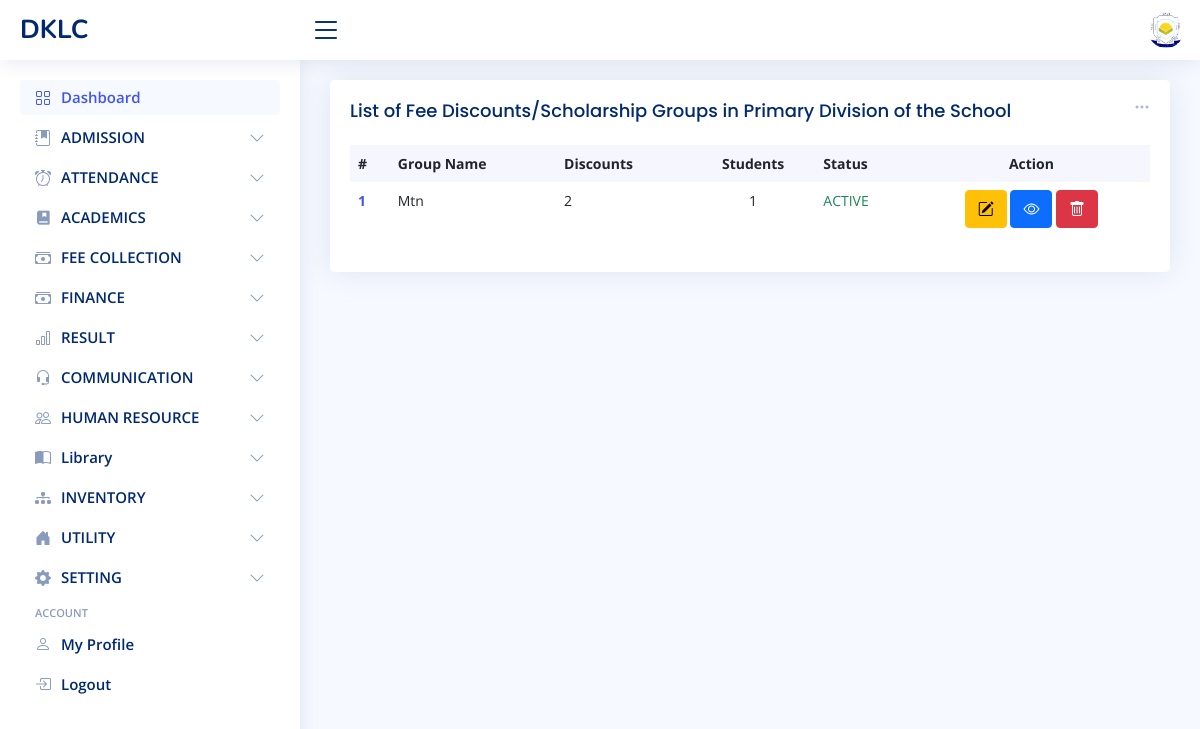
The app's page /finance/fee-discount-group/index (signed in) with its own data.
### school_setting/models.py (models this page shows)
class SchoolGeneralInfoModel(models.Model):
    name = models.CharField(max_length=250)
    short_name = models.CharField(max_length=50)
    website = models.CharField(max_length=200)
    motto = models.CharField(max_length=250)
    SCHOOL_TYPE = (
        ('pri', 'PRIMARY'), ('sec', 'SECONDARY'), ('mix', 'MIXED')
    )
    school_type = models.CharField(max_length=200, choices=SCHOOL_TYPE)
    logo = models.FileField(upload_to='images/logo', blank=True)
    mobile_1 = models.CharField(max_length=20)
    mobile_2 = models.CharField(max_length=20, null=True, blank=True)
    email = models.EmailField()
    address = models.CharField(max_length=255)
    separate_school_section = models.BooleanField(default=True)
    TYPE = (
        ('pri', 'PRIMARY'), ('sec', 'SECONDARY'), ('mix', 'MIXED')
    )
    type = models.CharField(max_length=200, choices=TYPE)
    user = models.ForeignKey(User, on_delete=models.SET_NULL, null=True, blank=True)
    def __str__(self):
        return self.short_name.upper()

### finance/models.py (models this page shows, shortened)
class FeeDiscountGroupModel(models.Model):
    name = models.CharField(max_length=250)
    discounts = models.ManyToManyField(FeeDiscountModel, blank=True)
    students = models.ManyToManyField(StudentsModel, blank=True)
    STATUS = (
        ('active', 'ACTIVE'), ('inactive', 'INACTIVE')
    )
    status = models.CharField(max_length=20, choices=STATUS)
    TYPE = (
        ('pri', 'PRIMARY'), ('sec', 'SECONDARY'), ('mix', 'GENERAL')
    )
    type = models.CharField(max_length=10, choices=TYPE, blank=True, null=True)
    user = models.ForeignKey(User, on_delete=models.RESTRICT, null=True, blank=True)
    updated_by = models.ForeignKey(User, on_delete=models.SET_NULL, null=True, blank=True,
                                   related_name='fee_discount_group_updated_by')
    created_at = models.DateTimeField(auto_now_add=True, blank=True, null=True)
    updated_at = models.DateTimeField(auto_now=True, blank=True, null=True)

### finance/views.py (the view)
# urls.py: path('fee-discount-group/index', FeeDiscountGroupListView.as_view(), name='fee_discount_group_index'),
class FeeDiscountGroupListView(ListView):
    model = FeeDiscountGroupModel
    fields = '__all__'
    template_name = 'finance/fee_discount_group/index.html'
    context_object_name = "fee_discount_group_list"
    def get_queryset(self):
        school_setting = SchoolGeneralInfoModel.objects.first()
        if school_setting.separate_school_section:
            return FeeDiscountGroupModel.objects.filter(type=self.request.user.profile.type)
        else:
            return FeeDiscountGroupModel.objects.all()
    def get_context_data(self, **kwargs):
        context = super().get_context_data(**kwargs)
        school_setting = SchoolGeneralInfoModel.objects.first()
        form_kwargs = {}
        if school_setting.separate_school_section:
            form_kwargs['type'] = self.request.user.profile.type
        context['form'] = FeeDiscountGroupForm(**form_kwargs)
        return context

### admin_dashboard/context_processor.py (called while the page is built)
def school_info(request):
    info = SchoolGeneralInfoModel.objects.first()
    academic_info = None
    if not info:
        return {}
    try:
        user_type = request.user.profile.type
    except AttributeError:
        user_type = None
    if info.separate_school_section and not request.user.is_anonymous:
        academic_info = SchoolAcademicInfoModel.objects.filter(type=user_type).first()
    else:
        academic_info = SchoolAcademicInfoModel.objects.first()
    return {
        'school_info': info,
        'academic_info': academic_info
    }

### finance/models.py (called while the page is built)
    def __str__(self):
        return "{} for {}".format(self.fee_master.fee.name.title(), self.fee_master.group.name.title())

### finance/templates/finance/fee_discount_group/index.html (shortened to what this page needs)
{% extends 'admin_dashboard/layout.html' %}
{% block 'main' %}
{% load static %}
{% load humanize %}
<div class="col-12">
    <div class="card recent-sales overflow-auto">
        <div class="filter">
            <a title="Add Discount Group" class="icon" href="#" data-bs-toggle="dropdown"><i class="bi bi-three-dots"></i></a>
        </div>
        <div class="card-body">
            <h5 class="card-title">List of Fee Discounts/Scholarship Groups
                {% if school_info.separate_school_section and school_info.school_type == 'mix' %}
                    {% if user.profile.type == 'pri' %}
                        in Primary Division of the School
                    {% elif user.profile.type == 'sec' %}
                        in Secondary Division of the School
                    {% elif user.profile.type == 'mix' %}
                        in the School
                    {% endif %}
                {% endif %}
            </h5>
            <table class="table table-borderless datatable">
                <thead>
                <tr>
                    <th scope="col">#</th>
                    <th scope="col">Group Name</th>
                    <th scope="col">Discounts</th>
                    <th scope="col" class="text-center">Students</th>
                    <th scope="col">Status</th>
                    <th scope="col" class="text-center">Action</th>
                </tr>
                </thead>
                <tbody>
                {% if fee_discount_group_list %}
                {% for discount in fee_discount_group_list %}
                <tr>
                    <th scope="row"><a href="#">{{ forloop.counter }}</a></th>
                    <td title="created by {{ discount.user|lower }} at {{ discount.created_at|date }} ">{{ discount.name|title }}</td>
                    <td>{{ discount.discounts.all|length }}</td>
                    <td class="text-center">{{ discount.students.all|length }}</td>
                    <td><span class="text-center {% if discount.status|lower == 'active' %} text-success {% else %} text-danger {% endif %}"> {{discount.status|upper}} </span></td>
                    <td class="text-center">
                        <a href="{% url 'fee_discount_group_edit' discount.id %}" title="Edit Fee Discount" class="btn btn-warning"><i class="bi bi-pencil-square"></i></a>
                        <a href="{% url 'fee_discount_group_detail' discount.id %}" title="Fee Discount Detail" class="btn btn-primary"><i class="bi bi-eye"></i></a>
                        <a href="{% url 'fee_discount_group_delete' discount.id %}" title="Delete Fee Discount" class="btn btn-danger"><i class="bi bi-trash"></i></a>
                    </td>
                </tr>
                {% endfor %}
                {% endif %}
                </tbody>
            </table>
        </div>
    </div>
</div>
{% endblock %}

### admin_dashboard/templates/admin_dashboard/layout.html (shortened to what this page needs)
<!DOCTYPE html>
{% load static %}
<html lang="en">
<head>
  <link href="{% static 'admin_dashboard/vendor/bootstrap/css/bootstrap.min.css' %}" rel="stylesheet">
  <link href="{% static 'admin_dashboard/vendor/bootstrap-icons/bootstrap-icons.css' %}" rel="stylesheet">
  <link href="{% static 'admin_dashboard/vendor/boxicons/css/boxicons.min.css' %}" rel="stylesheet">
  <link href="{% static 'admin_dashboard/vendor/quill/quill.snow.css' %}" rel="stylesheet">
  <link href="{% static 'admin_dashboard/vendor/quill/quill.bubble.css' %}" rel="stylesheet">
  <link href="{% static 'admin_dashboard/vendor/remixicon/remixicon.css' %}" rel="stylesheet">
  <link href="{% static 'admin_dashboard/vendor/simple-datatables/style.css' %}" rel="stylesheet">
  <link href="{% static 'admin_dashboard/styles/style.css' %}" rel="stylesheet">
</head>
<body>
  <header id="header" class="header non-printable fixed-top d-flex align-items-center">
    <div class="d-flex align-items-center justify-content-between">
      <a href="{% url 'admin_dashboard' %}" class="logo d-flex align-items-center">
        <span class="d-none d-lg-block">{{ school_info|upper }}</span>
      </a>
      <i class="bi bi-list toggle-sidebar-btn"></i>
    </div>
    <nav class="header-nav ms-auto">
      <ul class="d-flex align-items-center">
        <li class="nav-item dropdown pe-3">
          <a class="nav-link nav-profile d-flex align-items-center pe-0" href="#" data-bs-toggle="dropdown">
            {% if user.is_superuser %}
                <img src="/media/{{ school_info.logo }}" alt="Profile" class="rounded-circle">
            {% else %}
                {% if user.profile.staff.image %}
                    <img src="/media/{{user.profile.staff.image}}" alt="Profile" class="rounded-circle">
                {% else %}
                    <img src="{% static 'admin_dashboard/images/default_image.jpg' %}" alt="Profile" class="rounded-circle">
                {% endif %}
            {% endif %}
          </a>
        </li>
      </ul>
    </nav>
  </header>
  <aside id="sidebar" class="sidebar non-printable" style="">
    <ul class="sidebar-nav" id="sidebar-nav">
      <li class="nav-item">
        <a class="nav-link " href="{% url 'admin_dashboard' %}">
          <i class="bi bi-grid"></i>
          <span>Dashboard</span>
        </a>
      </li>
      <li class="nav-item">
        <a class="nav-link collapsed" data-bs-target="#stud" data-bs-toggle="collapse" href="#">
          <i class="bi bi-journal-bookmark-fill"></i><span>ADMISSION</span><i class="bi bi-chevron-down ms-auto"></i>
        </a>
      </li>
	<li class="nav-item">
        <a class="nav-link collapsed" data-bs-target="#sb_att" data-bs-toggle="collapse" href="#">
          <i class="bi bi-alarm"></i><span>ATTENDANCE</span><i class="bi bi-chevron-down ms-auto"></i>
        </a>
      </li>
      <li class="nav-item">
        <a class="nav-link collapsed" data-bs-target="#acad" data-bs-toggle="collapse" href="#">
          <i class="ri-book-mark-fill"></i><span>ACADEMICS</span><i class="bi bi-chevron-down ms-auto"></i>
        </a>
      </li>
      <li class="nav-item">
        <a class="nav-link collapsed" data-bs-target="#fee" data-bs-toggle="collapse" href="#">
          <i class="bi bi-cash-stack"></i><span>FEE COLLECTION</span><i class="bi bi-chevron-down ms-auto"></i>
        </a>
      </li>
      <li class="nav-item">
        <a class="nav-link collapsed" data-bs-target="#nav-fin" data-bs-toggle="collapse" href="#">
          <i class="bi bi-cash-stack"></i><span>FINANCE</span><i class="bi bi-chevron-down ms-auto"></i>
        </a>
      </li>
      <li class="nav-item">
        <a class="nav-link collapsed" data-bs-target="#result" data-bs-toggle="collapse" href="#">
          <i class="bi bi-bar-chart"></i><span>RESULT</span><i class="bi bi-chevron-down ms-auto"></i>
        </a>
      </li>
      <li class="nav-item">
        <a class="nav-link collapsed" data-bs-target="#communication" data-bs-toggle="collapse" href="#">
          <i class="bi bi-headset"></i><span>COMMUNICATION</span><i class="bi bi-chevron-down ms-auto"></i>
        </a>
      </li>
      <li class="nav-item">
        <a class="nav-link collapsed" data-bs-target="#hr" data-bs-toggle="collapse" href="#">
          <i class="bi bi-people"></i><span>HUMAN RESOURCE</span><i class="bi bi-chevron-down ms-auto"></i>
        </a>
      </li>
      <li class="nav-item">
        <a class="nav-link collapsed" data-bs-target="#lib-side-bar" data-bs-toggle="collapse" href="#">
          <i class="bi bi-book-half"></i><span>Library</span><i class="bi bi-chevron-down ms-auto"></i>
        </a>
      </li>
      <li class="nav-item">
        <a class="nav-link collapsed" data-bs-target="#invent-side-bar" data-bs-toggle="collapse" href="#">
          <i class="bi bi-diagram-3-fill"></i><span>INVENTORY</span><i class="bi bi-chevron-down ms-auto"></i>
        </a>
      </li>
      <li class="nav-item">
        <a class="nav-link collapsed" data-bs-target="#hostel" data-bs-toggle="collapse" href="#">
          <i class="bi bi-house-door-fill"></i><span>UTILITY</span><i class="bi bi-chevron-down ms-auto"></i>
        </a>
      </li>
      <li class="nav-item">
        <a class="nav-link collapsed" data-bs-target="#tables-nav" data-bs-toggle="collapse" href="#">
          <i class="bi bi-gear-fill"></i><span>SETTING</span><i class="bi bi-chevron-down ms-auto"></i>
        </a>
      </li>
      <li class="nav-heading">Account</li>
      <li class="nav-item">
        <a class="nav-link collapsed" href="{% url 'user_profile' %}">
          <i class="bi bi-person"></i>
          <span>My Profile</span>
        </a>
      </li>
      <li class="nav-item">
        <a class="nav-link collapsed" href="{% url 'logout' %}">
          <i class="bi bi-box-arrow-in-right"></i>
          <span>Logout</span>
        </a>
      </li>
    </ul>
  </aside>
  <main id="main" class="main">
    <section class="section dashboard">
      {% block 'main' %} {% endblock %}
    </section>
  </main>
</body>
</html>

### admin_dashboard/static/admin_dashboard/styles/style.css (style rules this page uses)
:root { scroll-behavior: smooth; }
body { font-family: "Open Sans", sans-serif; background: #f6f9ff; color: #444444; }
a { color: #4154f1; text-decoration: none; }
h1, h2, h3, h4, h5, h6 { font-family: "Nunito", sans-serif; }
#main { margin-top: 60px; padding: 20px 30px; transition: all 0.3s; }
.card { margin-bottom: 30px; border: none; border-radius: 5px; box-shadow: 0px 0 30px rgba(1, 41, 112, 0.1); }
.card-title { padding: 20px 0 15px 0; font-size: 18px; font-weight: 500; color: #012970; font-family: "Poppins", sans-serif; }
.card-body { padding: 0 20px 20px 20px; }
.logo { line-height: 1; }
@media (min-width: 1200px) { .logo { width: 280px; } }
.logo span { font-size: 26px; font-weight: 700; color: #012970; font-family: "Nunito", sans-serif; }
.header { transition: all 0.5s; z-index: 997; height: 60px; box-shadow: 0px 2px 20px rgba(1, 41, 112, 0.1); background-color: #fff; padding-left: 20px; }
.header .toggle-sidebar-btn { font-size: 32px; padding-left: 10px; cursor: pointer; color: #012970; }
.header-nav ul { list-style: none; }
.header-nav > ul { margin: 0; padding: 0; }
.header-nav .nav-profile { color: #012970; }
.header-nav .nav-profile img { max-height: 36px; }
.sidebar { position: fixed; top: 60px; left: 0; bottom: 0; width: 300px; z-index: 996; transition: all 0.3s; padding: 20px; overflow-y: auto; scrollbar-width: thin; scrollbar-color: #aab7cf transparent; box-shadow: 0px 0px 20px rgba(1, 41, 112, 0.1); background-color: #fff; }
@media (min-width: 1200px) { #main, #footer { margin-left: 300px; } }
.sidebar-nav { padding: 0; margin: 0; list-style: none; }
.sidebar-nav li { padding: 0; margin: 0; list-style: none; }
.sidebar-nav .nav-item { margin-bottom: 5px; }
.sidebar-nav .nav-heading { font-size: 11px; text-transform: uppercase; color: #899bbd; font-weight: 600; margin: 10px 0 5px 15px; }
.sidebar-nav .nav-link { display: flex; align-items: center; font-size: 15px; font-weight: 600; color: #4154f1; transition: 0.3; background: #f6f9ff; padding: 10px 15px; border-radius: 4px; }
.sidebar-nav .nav-link i { font-size: 16px; margin-right: 10px; color: #4154f1; }
.sidebar-nav .nav-link.collapsed { color: #012970; background: #fff; }
.sidebar-nav .nav-link.collapsed i { color: #899bbd; }
.sidebar-nav .nav-link .bi-chevron-down { margin-right: 0; transition: transform 0.2s ease-in-out; }
.dashboard .filter { position: absolute; right: 0px; top: 15px; }
.dashboard .filter .icon { color: #aab7cf; padding-right: 20px; padding-bottom: 5px; transition: 0.3s; font-size: 16px; }
.dashboard .recent-sales { font-size: 14px; }
.dashboard .recent-sales .table thead { background: #f6f6fe; }
.dashboard .recent-sales .table thead th { border: 0; }

### admin_dashboard/templates/admin_dashboard/layout.html (style rules this page uses)
.nav-link { height:35px }

### records on screen
SchoolGeneralInfoModel: short_name "DKLC", logo (picture)
FeeDiscountGroupModel: name "Mtn", discounts.all|length "2", students.all|length "1", status "ACTIVE"
